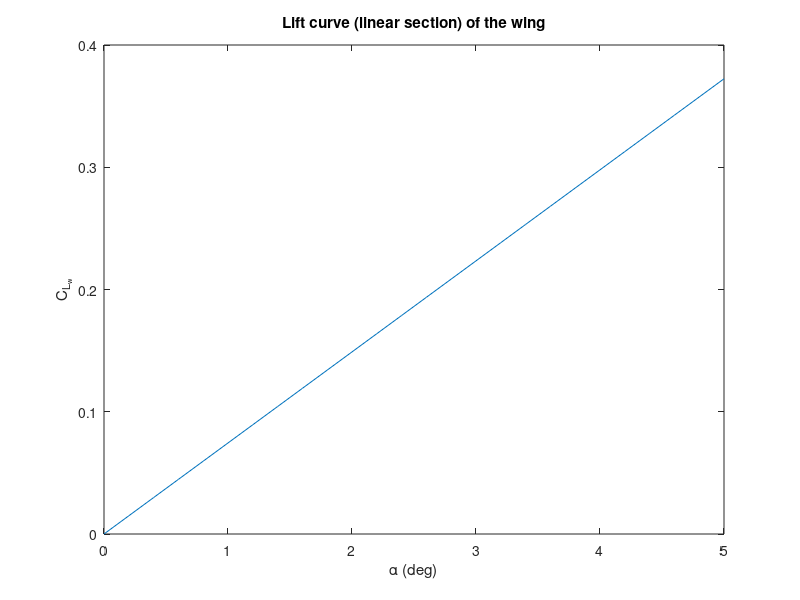
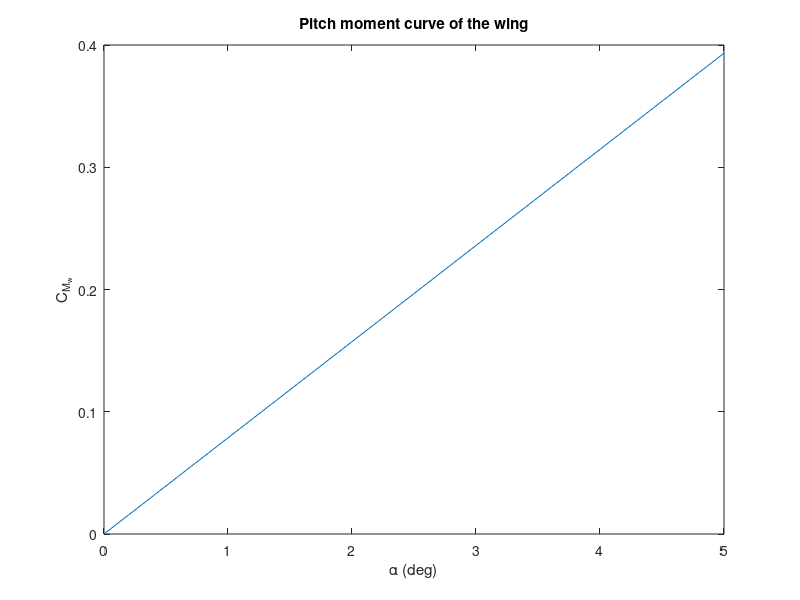
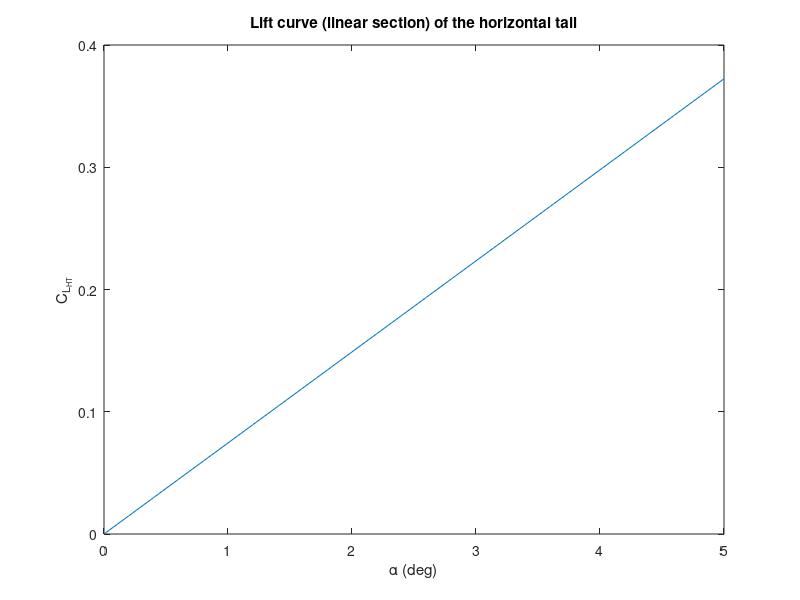
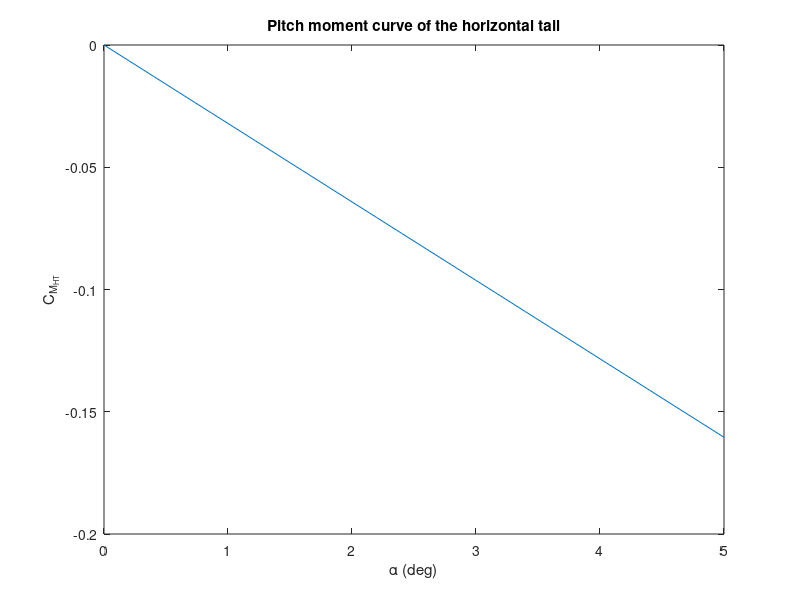

The MATLAB source for these figures, in order:
%%%% BALSA WOOD GLIDER CALCULATIONS %%%%
%%%% Design limits:
% Max wingspan: 500 mm 
% Max fuselage length: 500 mm
% Max chord length = 100 mm
% Fuselage building material available: 5 x 15 x 1000 mm
% Lifting surfaces building material available: 2.5 x 100 x 1000 mm
close all; clc; clear

%% Constants and design parameters
Cl_alpha = 0.11 * 180 / pi; % Sectional lift curve slope of flat plate [rad^-1]
eps_slope = 0.1;            % (\partial \varepsilon) / (\partial \alpha)
etaHT = 1;                 % Tail effectiveness: eta_HT = qt/q

alpha = 0:0.2:5;            % Range of angles of attack calculated [deg]

%% Initial reference surface estimation
% Assume the glider has the highest values for fuselage length and
% wingspan. Rectangular planform shape:

b = 500;            % Wingspan [mm]
AR = 5;             % Aspect ratio [-]; should be between 4.5 and 7.5
c = b/AR;           % Mean chord [mm]
S = b^2/AR;         % Wing area (reference area)

xf = 500;           % Dim. of fuselage x (length)
yf = 15;            % y
zf = 5;             % z

xt = 40;            % Dim. of tail x (chord)
yt = 340;           % y 
zt = 2.5;           % z

xw = 100;           % Dim. of wingspan x
yw = 500;           % y
zw = zt;            % z

V_t = xt*yt*zt;     % Tail volume
V_w = xw*yw*zw;     % Wing volume
V_f = xf*yf*zf;     % Fuselage volume

% Centroid calculations
xLE_w = 100;        % Position of wing LE from nose      
xj_w = 50;          % Position of wing centroid with reference to wing LE
xLE_t = 460;        % Position of tail LE from nose  
xj_t = 20;          % Position of tail centroid with reference to tail LE
xLE_VT = 460;       % Position of vertical tail LE from nose
xj_VT = 20;         % Poistion of vertical tail centroid with reference to vertical tail LE

xi_t = xLE_t + xj_t;    % Position of wing centroid with reference to nose
xi_w = xLE_w + xj_w;    % Position of tail centroid with reference to nose
xi_VT = xLE_VT + xj_VT; % Position of vertical tail centroid with reference to nose
xi_f = xf/2;            % Position of fuselage centroid

x_cg_w = 50;            % Centre of gravity of the wing

%% Calculation of wing lift coefficient of lifting surfaces
CL_alpha = Cl_alpha * AR / (2+sqrt(AR^2 + 4));                  % Lift curve slope of flat plate eq(9-73)

%% Initial estimations for horizontal and vertical tail
S_H = 0.2 * S;          % Horizontal tail area
S_T = 0.5 * S_H;        % Vertical tail planform area

Vol_w = S * 2.5;        % Wing volume
Vol_HT = S_H * 2.5;     % Horizontal tail volume
Vol_VT = S_T * 2.5;     % Vertical tail volume

x_cg = (xi_w*Vol_w + xi_t * Vol_HT + xi_f * V_f + xi_VT * Vol_VT)/(Vol_HT + Vol_w + V_f + Vol_VT);     % Centre of Mass with respect to nose
x_cg_bar = x_cg / c;                                                         % Dimensionless centre of mass with respect to nose                 

% Centre of mass with respect to wing LE
x_cg_2 = x_cg - xLE_w;
x_cg_2_bar = x_cg_2/c;

%% Wing Contribution
% Equations (24-67), (24-71)
x_ac_w = c/4;                                         % Aerodynamic centre of the wing
x_ac_w_bar = 1/4;                                     % Dimensionless aerodynamic centre of the wing

CL0_w = 0;                                          % Zero lift coefficient of the wing (symmetrical)
CMac_w = 0;                                         % Moment coefficient of the wing about its AC (symmetrical wing)

CM0_w = CMac_w + CL0_w * (x_cg_2_bar - x_ac_w_bar);     % Residual pitch moment coefficient of the wing (symmetrical)
CMalpha_w = CL_alpha * (x_cg_2_bar - x_ac_w_bar);       % Longitudinal Stability derivative of the wing (- for stability)

% CL_w plot (linear part)
CL_w = CL0_w + CL_alpha * deg2rad(alpha);
figure(1)
plot(alpha, CL_w);
xlabel('\alpha (deg)')
ylabel('C_{L_w}')
title('Lift curve (linear section) of the wing')

% CM_w plot
CM_w = CM0_w + CMalpha_w * deg2rad(alpha);
figure(2)
plot(alpha, CM_w);
xlabel('\alpha (deg)')
ylabel('C_{M_w}')
title('Pitch moment curve of the wing')

%% Horizontal Tail Contribution
% Equations (24-68) and (24-73)
x_ac_HT = xt/4 + xLE_t - xLE_w;                        % Aerodynamic centre of the tail
x_ac_HT_bar = x_ac_HT / c;

CL0_HT = 0;                                             % Zero lift coefficient of the wing (symmetrical)
CMac_HT = 0;                                            % Moment coefficient of the wing about its AC (symmetrical wing)   

l_HT_bar = (x_ac_HT - x_cg_2)/c;                  % Distance from CG to AC_HT

CM0_HT = CMac_HT + CL0_HT * (l_HT_bar);                 % Residual pitch moment coefficient of the HT (symmetrical)

VHT = S_H*l_HT_bar/S;                                   % Horizontal tail volume
CMalpha_HT = -etaHT * VHT * CL_alpha * (1-eps_slope);   % Longitudinal Stability derivative of the HT (- for stability)

% CL_HT plot (linear part)
CL_HT = CL0_HT + CL_alpha * deg2rad(alpha);
figure(3)
plot(alpha, CL_HT);
xlabel('\alpha (deg)')
ylabel('C_{L_{HT}}')
title('Lift curve (linear section) of the horizontal tail')

% CM_HT plot
CM_HT = CM0_HT + CMalpha_HT * deg2rad(alpha);
figure(4)
plot(alpha, CM_HT);
xlabel('\alpha (deg)')
ylabel('C_{M_{HT}}')
title('Pitch moment curve of the horizontal tail')

%% Stick-fixed longitudinal stability
i_w = 0;                                            % Wing incidence angle
i_t = 0;                                            % Tail incidence angle

% Aerodynamic centre of glider CHECK THE ORIGIN OF THIS!
x_ac_bar = (x_ac_w_bar + CL_alpha/CL_alpha * etaHT * S_H/S * x_ac_HT_bar * (1-eps_slope))/...
            (1+CL_alpha/CL_alpha * etaHT * S_H/S * (1-eps_slope)); 

dfus = 2*sqrt((yf/2)^2 + (zf/2)^2);                 % "Diameter" of the fuselage
K_WB = 1 + 0.025 * (dfus/b) - 0.25 * (dfus/b)^2;    % Fuselage correction factor                 

CL0 = CL0_w + etaHT * S_H/S * CL0_HT;                                                   % Zero lift coefficient of glider
CLalpha = K_WB * CL_alpha + etaHT * S_H/S * CL_alpha * (1-eps_slope);                   % Slope of lift curve of glider
CM0 = CM0_w + etaHT * VHT * CL_alpha * (i_w + i_t);                                     % Residual moment coefficient of glider
CMalpha = CL_alpha * (x_cg_2_bar - x_ac_bar) - etaHT * VHT * CL_alpha * (1-eps_slope)   % Longitudinal stability of glider

% CL_TOT plot (linear part)
CL = CL0 + CLalpha * deg2rad(alpha);
figure(5)
plot(alpha, CL);
xlabel('\alpha (deg)')
ylabel('C_{L}')
title('Lift curve (linear section) of the glider')

% CM_TOT plot
CM = CM0 + CMalpha * deg2rad(alpha);
figure(6)
plot(alpha, CM);
xlabel('\alpha (deg)')
ylabel('C_{M}')
title('Pitch moment curve of the glider')

   
            
SM = x_ac_bar - x_cg_2_bar           % Static margin
